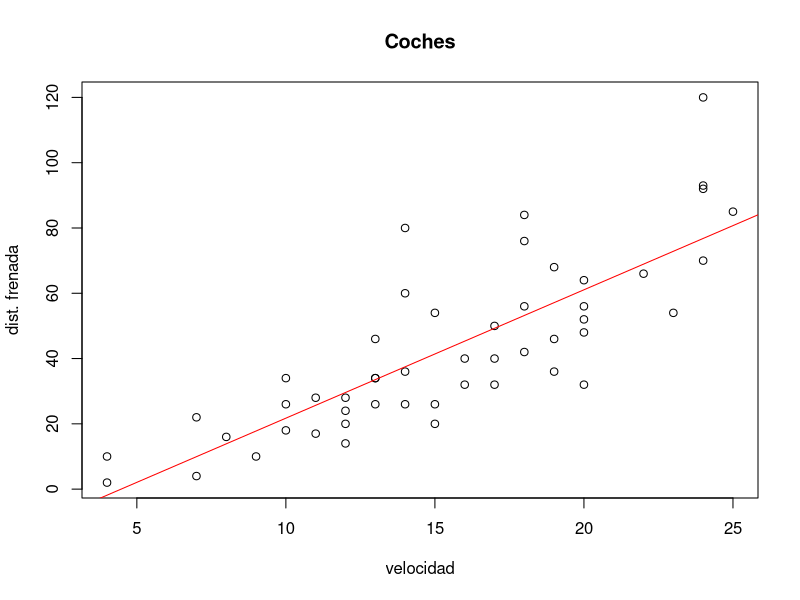

Recreate this plot in R.
###One variable LReg
data("cars")
cars
plot(cars$speed, cars$dist, xlab = 'velocidad', ylab = 'dist. frenada',main = 'Coches')

model <- lm(dist ~ speed, data = cars)
summary(model)

abline(a = model$coefficients[1], b= model$coefficients[2], col='red')


### Predictions
predict(model, data.frame(speed=c(10,20,30,40,50)))

## RMSE error cuadratico medio
RMSE <- function(error){
  sqrt(mean(error^2))
}

##  MAE Error medio
MAE <- function(error){
  mean(abs(error))
}

pr <- predict(model,cars)
error <- pr - cars$dist ###Residuos, nos lo proporciona ya el modelo
model$residuals
error
MAE(error)
RMSE(error)

#### More vars
install.packages("carData")
library(carData)
data("Salaries")
Salaries
 
model2 <- lm(salary~sex,data = Salaries) ### EL salario depende del sexo?
summary(model2)
####
model2 <- lm(salary ~ . , data=Salaries ) ### Con todas las vars
summary(model2)

predict(model2, data.frame(rank='AsstProf', discipline='B',yrs.since.phd=3,yrs.service=1,sex='Male'))
